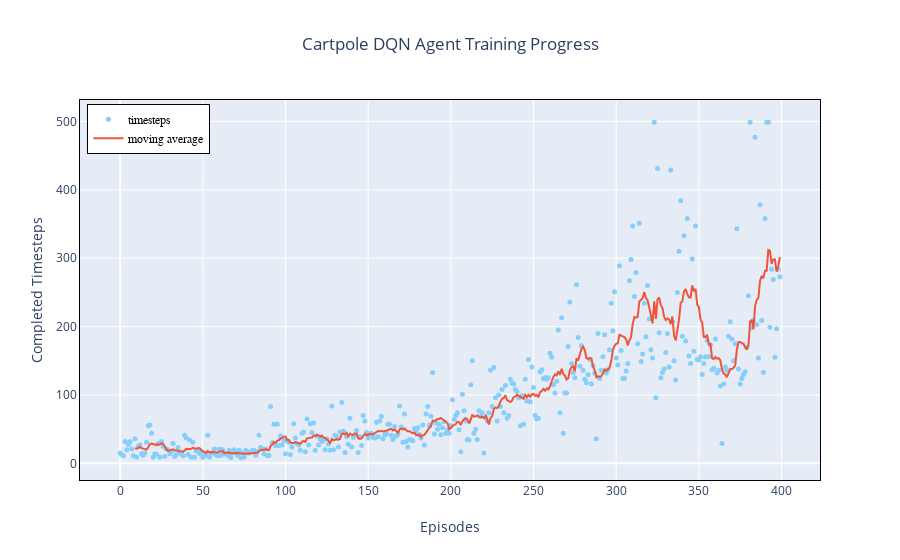

Notebook code for this chart:
### Code cell
# chart timesteps vs. episodes
def rlplot(agent):
    df = pd.DataFrame({'timesteps': agent.results})
    df['avg'] = df['timesteps'].rolling(10).mean() 

    fig = go.Figure()
    fig.add_trace(go.Scatter(x=df.index, 
                             y=df['timesteps'],
                             mode='markers',
                             name='timesteps',
                             marker=dict(
                                 color='LightSkyBlue',
                                 size=5,
                             ),
                            ))

    fig.add_trace(go.Scatter(x=df.index, 
                             y=df['avg'],
                             mode='lines',
                             name='moving average'))

    fig.update_layout(
        title= dict(text='Cartpole DQN Agent Training Progress',
                    x=0.5,
                    xanchor='center'),
        xaxis=dict(
            title="Episodes",
            linecolor='black',
            linewidth=1,
            mirror=True
        ),
        yaxis=dict(
            title="Completed Timesteps",
            linecolor='black',
            linewidth=1,
            mirror=True
        ),
        legend=go.layout.Legend(
            x=0.01,
            y=0.99,
            traceorder="normal",
            font=dict(
                family="sans-serif",
                size=12,
                color="black"
            ),
            #bgcolor="LightSteelBlue",
            bordercolor="Black",
            borderwidth=1,
        ),
    )

    return fig.show()

start_epoch=400
loadmodel = '%04d' % start_epoch
agent.load(output_dir + 'model_' + loadmodel)
rlplot(agent)

### Figure 1 — Plotly figure (JSON) as saved in the notebook; plotly's stock layout.template omitted (floating-point values rounded to 4 significant figures; data arrays with more than 128 entries replaced by an {"elided": "..."} marker saying what was removed)
{"data": [{"marker": {"color": "LightSkyBlue", "size": 5}, "mode": "markers", "name": "timesteps", "type": "scatter", "x": {"elided": "400 int values"}, "y": {"elided": "400 int values"}}, {"mode": "lines", "name": "moving average", "type": "scatter", "x": {"elided": "400 int values"}, "y": {"elided": "400 float values"}}], "layout": {"legend": {"bordercolor": "Black", "borderwidth": 1, "font": {"color": "black", "family": "sans-serif", "size": 12}, "traceorder": "normal", "x": 0.01, "y": 0.99}, "title": {"text": "Cartpole DQN Agent Training Progress", "x": 0.5, "xanchor": "center"}, "xaxis": {"linecolor": "black", "linewidth": 1, "mirror": true, "title": {"text": "Episodes"}}, "yaxis": {"linecolor": "black", "linewidth": 1, "mirror": true, "title": {"text": "Completed Timesteps"}}}}
